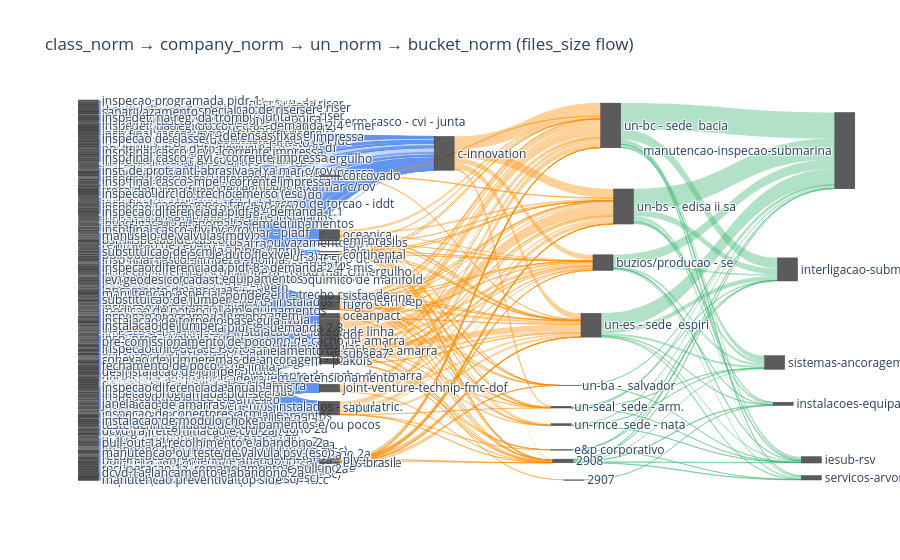

Source (notebook cell):
### Code cell
fig = build_sankey(df)
fig.show()

### Figure 1 — Plotly figure (JSON) as saved in the notebook; plotly's stock layout.template omitted (floating-point values rounded to 4 significant figures; data arrays with more than 128 entries replaced by an {"elided": "..."} marker saying what was removed)
{"data": [{"link": {"color": {"elided": "2216 str values"}, "hovertemplate": "Flow: %{value} (files_size)<extra></extra>", "source": {"elided": "2216 int values"}, "target": {"elided": "2216 int values"}, "value": {"elided": "2216 int values"}}, "node": {"color": "rgba(50,50,50,0.8)", "customdata": {"elided": "417x2 str values"}, "hovertemplate": "<b>%{label}</b><br>Incoming: %{customdata[0]}<br>Outgoing: %{customdata[1]}<extra></extra>", "label": {"elided": "417 str values"}, "pad": 20, "thickness": 20, "x": {"elided": "414 float values"}, "y": {"elided": "414 float values"}}, "type": "sankey"}], "layout": {"autosize": true, "font": {"size": 12}, "title": {"text": "class_norm → company_norm → un_norm → bucket_norm (files_size flow)"}}}
